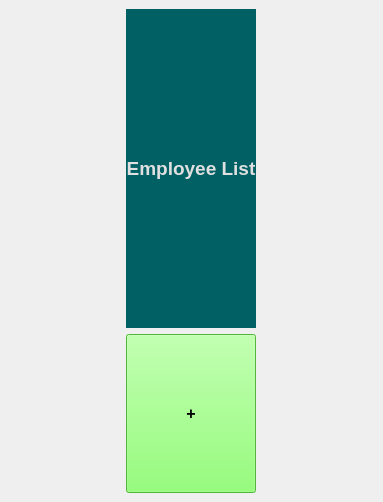
<?xml version="1.0" encoding="UTF-8"?>
<ui version="4.0">
 <class>employee_list</class>
 <widget class="QMainWindow" name="employee_list">
  <property name="geometry">
   <rect>
    <x>0</x>
    <y>0</y>
    <width>383</width>
    <height>502</height>
   </rect>
  </property>
  <property name="windowTitle">
   <string>Employee List</string>
  </property>
  <property name="windowIcon">
   <iconset>
    <normaloff>img/icon/list.png</normaloff>img/icon/list.png</iconset>
  </property>
  <widget class="QWidget" name="centralwidget">
   <layout class="QGridLayout" name="gridLayout" rowstretch="0,0,0,0,0">
    <item row="1" column="0">
     <layout class="QVBoxLayout" name="verticalLayout" stretch="2,1,8">
      <item>
       <widget class="QLabel" name="label">
        <property name="sizePolicy">
         <sizepolicy hsizetype="Preferred" vsizetype="Preferred">
          <horstretch>0</horstretch>
          <verstretch>0</verstretch>
         </sizepolicy>
        </property>
        <property name="font">
         <font>
          <pointsize>14</pointsize>
          <bold>true</bold>
         </font>
        </property>
        <property name="styleSheet">
         <string notr="true">background-color: rgb(0, 96, 100);
color: rgb(224, 224, 224);</string>
        </property>
        <property name="text">
         <string>Employee List</string>
        </property>
        <property name="alignment">
         <set>Qt::AlignCenter</set>
        </property>
       </widget>
      </item>
      <item>
       <widget class="QPushButton" name="addEmployee_btn">
        <property name="sizePolicy">
         <sizepolicy hsizetype="Minimum" vsizetype="Preferred">
          <horstretch>0</horstretch>
          <verstretch>0</verstretch>
         </sizepolicy>
        </property>
        <property name="font">
         <font>
          <pointsize>12</pointsize>
          <bold>true</bold>
         </font>
        </property>
        <property name="styleSheet">
         <string notr="true">background-color: rgb(115, 255, 83);</string>
        </property>
        <property name="text">
         <string>+</string>
        </property>
       </widget>
      </item>
      <item>
       <layout class="QGridLayout" name="grid_emp_list"/>
      </item>
     </layout>
    </item>
   </layout>
  </widget>
 </widget>
 <resources/>
 <connections/>
</ui>
